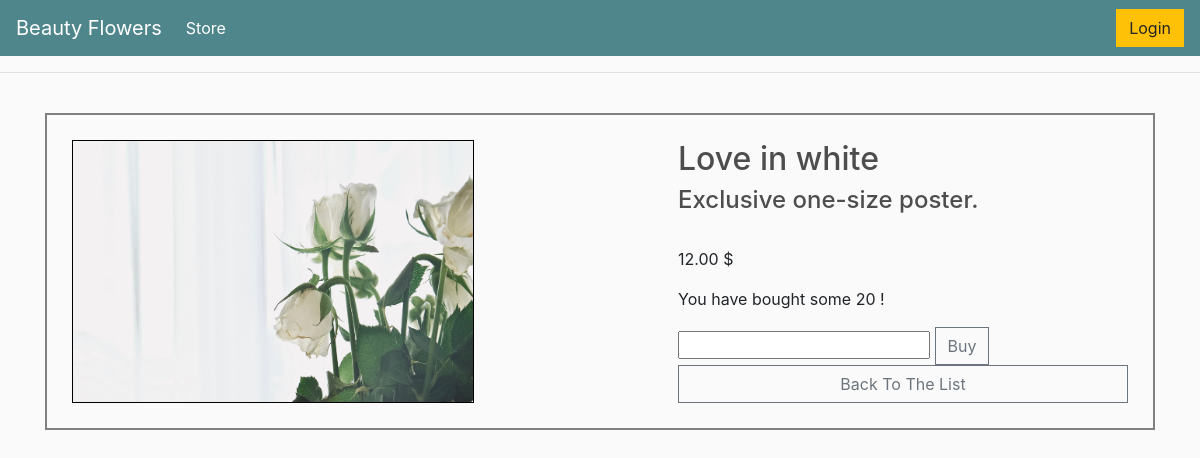
The page /beauty on the database its author committed.
### beautyflowers/models.py (models this page shows, shortened)
class Product(models.Model):
    name = models.CharField(max_length=220)
    slug = models.SlugField(max_length=255, unique=True)
    price = models.DecimalField(max_digits=4, decimal_places=2)
    description = models.TextField(blank=True, default="Exclusive one-size poster.")
    image = models.ImageField(upload_to = "beautyflowers/static/img/", default=None)
    alt = models.CharField(max_length=50, null=False, default="img")
    quantity = models.IntegerField(default=0, blank=True, null=0)
    last_modified = models.DateTimeField(auto_now_add = True)
    created_on = models.DateField(blank=True, null=True)
    class Meta:
        ordering = ['-created_on']

### beautyflowers/views.py (the view)
# urls.py: path('<slug>', views.read_product ),
def read_product(request, slug):
    context ={}
    obj = get_object_or_404(Product, slug = slug)
    form = QuantityForm(request.POST or None, instance = obj)
    if form.is_valid():
        form.save()
        return HttpResponseRedirect("/" + slug)
    context["data"] = Product.objects.get(slug = slug)
    return render(request, "beautyflowers/crud/read_product.html", context)

### beautyflowers/templates/beautyflowers/crud/read_product.html (shortened to what this page needs)
{% extends '../main.html' %}
{% load static %}
{% block content %}
<div class="main" id="display_product">
    <div class="image_product">
        {% if data.image %}
        <img class="card-img" src="{{ data.image.url }}" alt="{{ data.alt }}" width=800 />
        {% endif %}
    </div>
    <div class="possibilities">
        <div class="info">
            <h2>{{ data.name }}</h2>
            <h4>{{ data.description }}</h4><br /><br />
            <p>{{ data.price }} $</p>
            <p> You have bought some {{data.quantity}} !</p>
            <form method="POST" enctype="multipart/form-data">
                <input type="number" name="quantity" />
                <input class="btn btn-outline-secondary add-btn" type="submit" value="Buy">
            </form>
        </div>
        <a href="/" class="btn btn-outline-secondary add-btn">Back To The List</a>
    </div>
</div>
{% endblock content %}

### static/css/main.css (style rules this page uses)
* { padding: 0; margin: 0; }
body { background-color: hsl(0, 0%, 98%); }
h1,h2,h3,h4,h5,h6 { color:hsl(0, 0%, 30%); }
.btn { border-radius: 0; }
h4 { display: inline-block; }
#display_product { display: flex; flex-wrap: wrap; justify-content: space-between; border: 2px solid gray; padding: 25px; }
.image_product { display: flex; border: 1px solid black; }
.image_product img { max-width: 400px; max-height: 400px; }
.possibilities { min-width: 450px; display: flex; flex-direction: column; justify-content: space-between; }

### rows shown on the page
Product: image (picture), name "Love in white", description "Exclusive one-size poster.", price "12.00", quantity "20"
